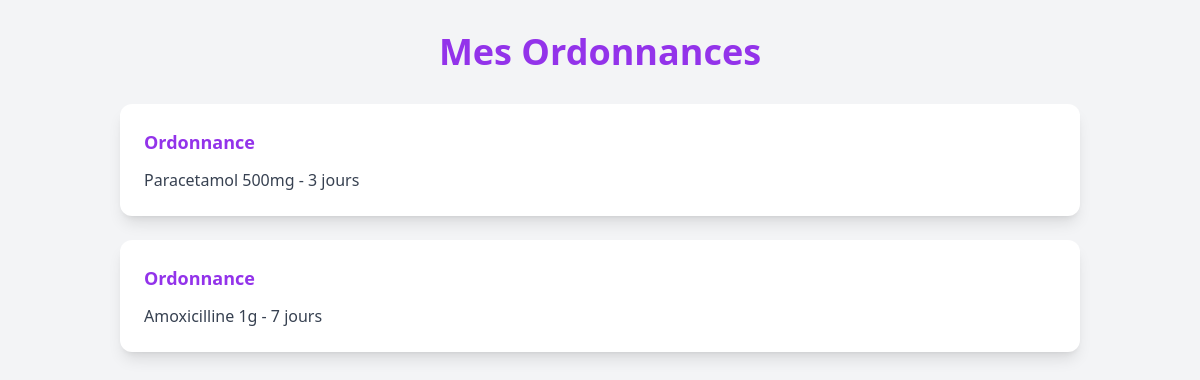
The app's page /templates/patient/ordonnances_patient.php with its own data.
### tables this page shows
CREATE TABLE ordonnance (
    id INT AUTO_INCREMENT PRIMARY KEY,
    contenu TEXT NOT NULL,
    dateCreation DATETIME DEFAULT CURRENT_TIMESTAMP,
    rendezVous_id INT NOT NULL,
    FOREIGN KEY (rendezVous_id) REFERENCES rendezvous(id)
);

### templates/patient/ordonnances_patient.php (the view, shortened to what this page needs)
<?php
require '../../config/database.php';
$patientId = 1;
$sql = "
SELECT
    ordonnance.contenu,
    ordonnance.dateCreation
FROM ordonnance
JOIN rendezvous
    ON ordonnance.rendezVous_id = rendezvous.id
WHERE rendezvous.patient_id = ?
";
$stmt = $pdo->prepare($sql);
$stmt->execute([$patientId]);
$ordonnances = $stmt->fetchAll(PDO::FETCH_ASSOC);
?>
<!DOCTYPE html>
<html>
<head>
<script src="https://cdn.tailwindcss.com"></script>
</head>
<body class="bg-gray-100">
<div class="max-w-5xl mx-auto p-8">
<h1 class="text-4xl font-bold text-center text-purple-600 mb-8">
Mes Ordonnances
</h1>
<div class="grid gap-6">
<?php foreach($ordonnances as $o): ?>
<div class="bg-white p-6 rounded-xl shadow-lg">
<h2 class="font-bold text-lg text-purple-600 mb-3">
Ordonnance
</h2>
<p class="text-gray-700">
<?= $o['contenu']; ?>
</p>
</div>
<?php endforeach; ?>
</div>
</div>
</body>
</html>

### records on screen
ordonnance: contenu "Paracetamol 500mg - 3 jours"
ordonnance: contenu "Amoxicilline 1g - 7 jours"
